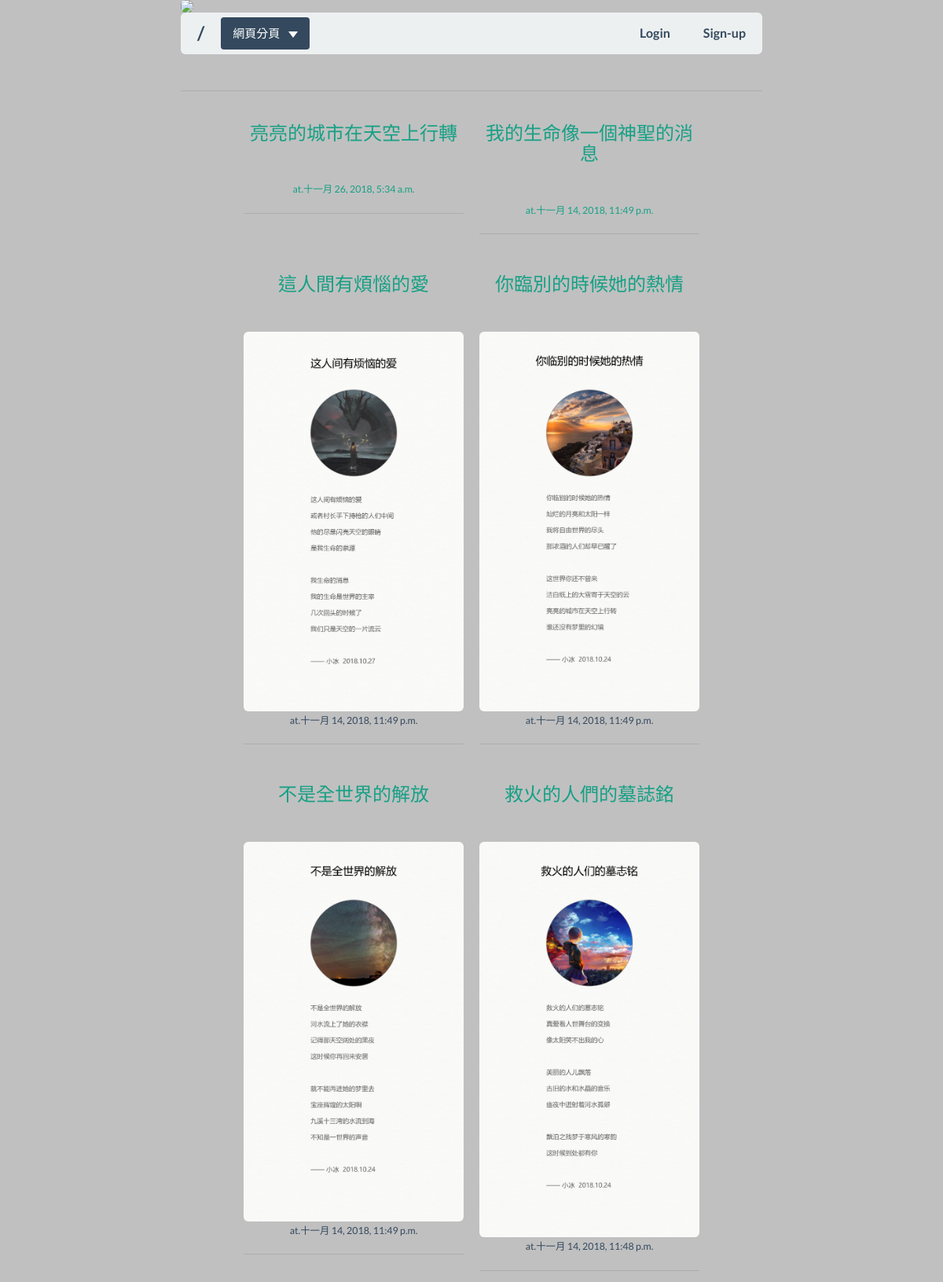
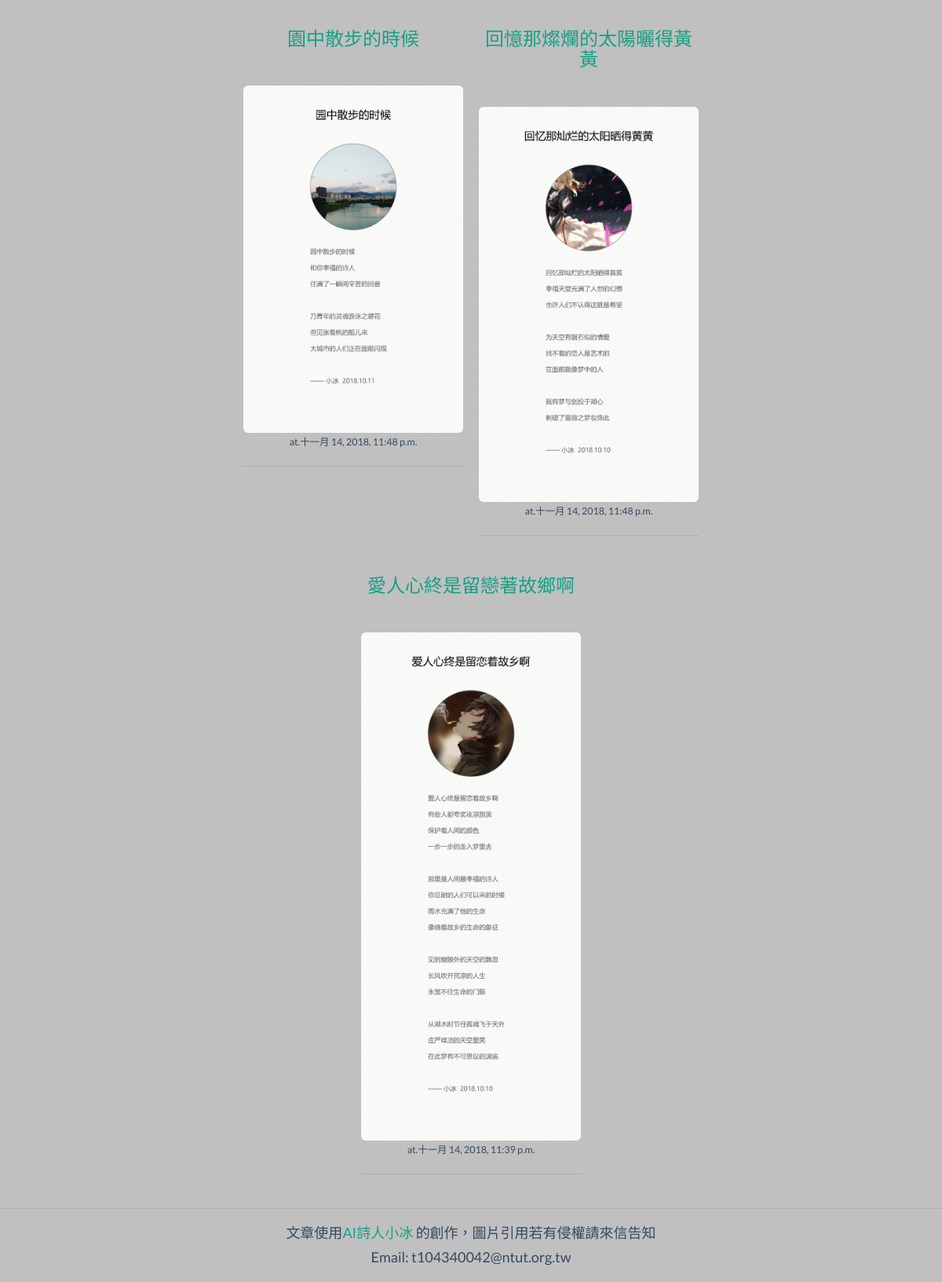
The page / on the database its author committed (2 pictures, top to bottom).
### blog/models.py (models this page shows, shortened)
class Post(models.Model):
    author = models.CharField('作者',max_length = 200 ,editable = False )
    title = models.CharField('標題' ,max_length = 200 )
    slug = models.SlugField('網址' ,unique = True ,editable = False )
    context = models.TextField('文章內容' )
    publish_time = models.DateTimeField('發布時間' ,auto_now_add = True )
    edited_time = models.DateTimeField('修改時間' ,auto_now = True )
    def rename(instance,filename):
        ext = filename.split('.')[-1]
        return '{0}/{1}.{2}'.format('post/side',instance.slug,ext)
    image = models.ImageField('側邊圖片',upload_to=rename,blank=True )

### blog/views.py (the view)
# urls.py: path('', ShowIndex),
def ShowIndex(request):
    posts = Post.objects.all().order_by('-publish_time')
    return render_to_response('Index.html',locals())

### templates/Index.html (shortened to what this page needs)
{% extends 'Base.html' %}
{% block index %}
    {% for post in posts %}
        <div class='fx_index'>
            <a href='/post/{{ post.slug }}'><h6>{{ post.title }}</h6><br>
            {% if post.image %}
                <img class='img-rounded' src="{{ post.image.url }}" ></a><br>
            {% endif %}
            <small><small>at.{{ post.publish_time }}</small></small>
            <hr>
        </div>
    {% endfor %}
{% endblock index %}

### templates/Index.html (style rules this page uses)
.fx_index { padding: 10px; width: 300px; text-align:center; }

### templates/Base.html (style rules this page uses)
body { background-color: #C0C0C0 }

### rows shown on the page
Post: title "亮亮的城市在天空上行轉", publish_time "十一月 26, 2018, 5:34 a.m."
Post: title "我的生命像一個神聖的消息", publish_time "十一月 14, 2018, 11:49 p.m."
Post: title "這人間有煩惱的愛", image (picture), publish_time "十一月 14, 2018, 11:49 p.m."
Post: title "你臨別的時候她的熱情", image (picture), publish_time "十一月 14, 2018, 11:49 p.m."
Post: title "不是全世界的解放", image (picture), publish_time "十一月 14, 2018, 11:49 p.m."
Post: title "救火的人們的墓誌銘", image (picture), publish_time "十一月 14, 2018, 11:48 p.m."
Post: title "園中散步的時候", image (picture), publish_time "十一月 14, 2018, 11:48 p.m."
Post: title "回憶那燦爛的太陽曬得黃黃", image (picture), publish_time "十一月 14, 2018, 11:48 p.m."
Post: title "愛人心終是留戀著故鄉啊", image (picture), publish_time "十一月 14, 2018, 11:39 p.m."
